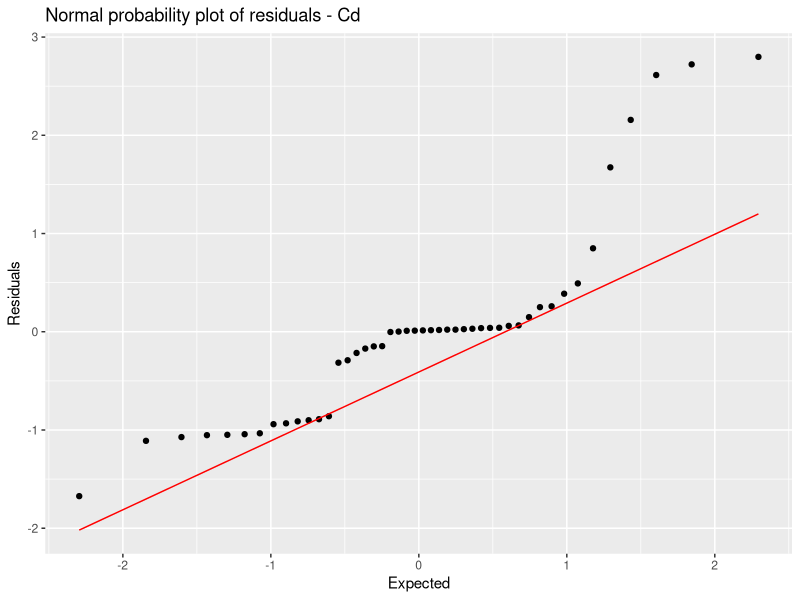
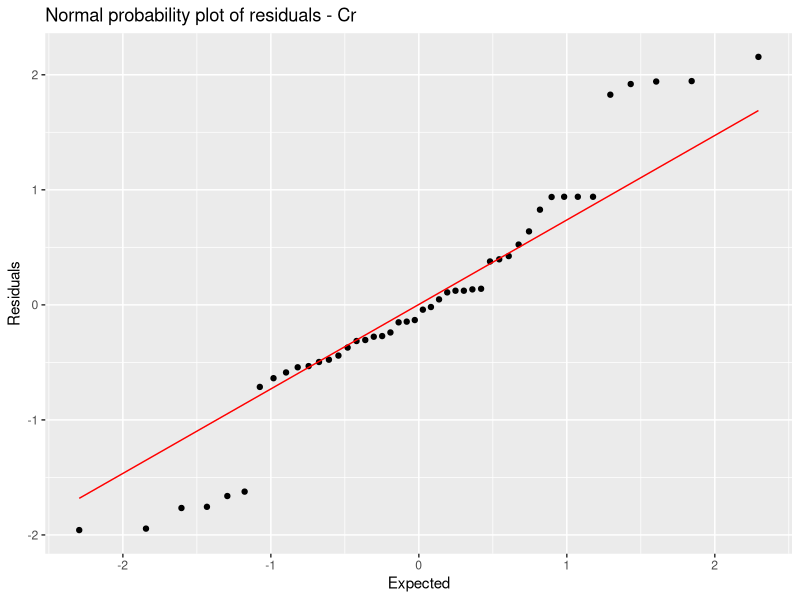
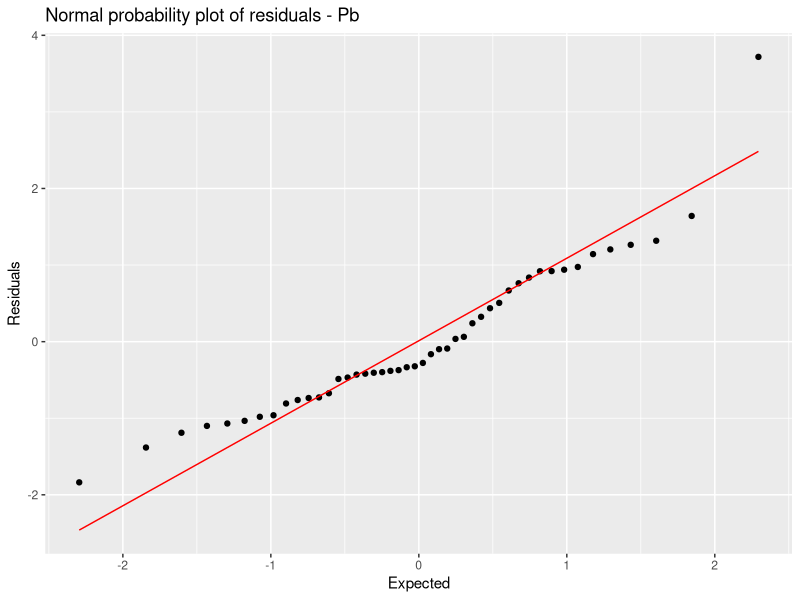
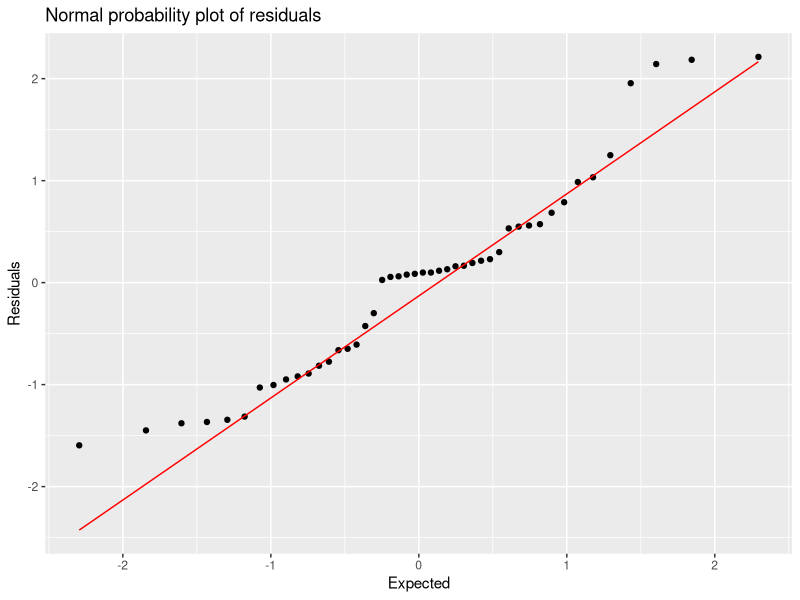
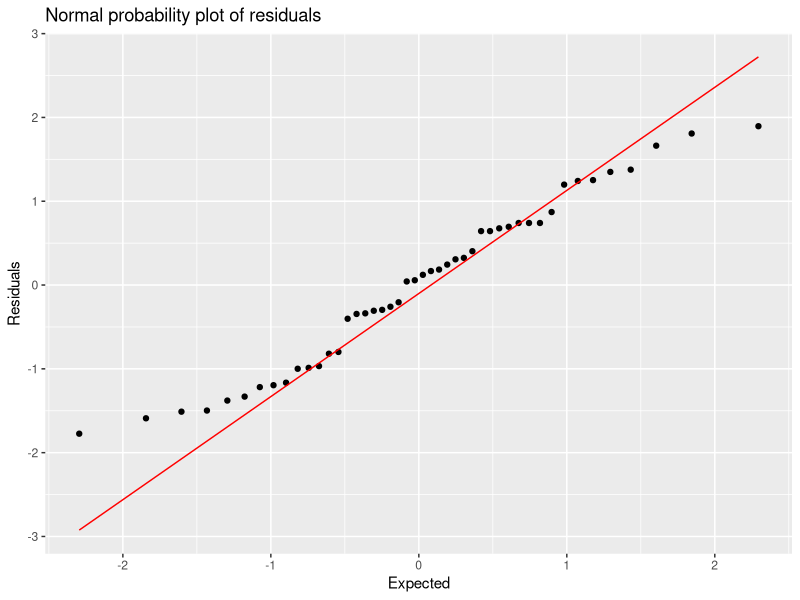
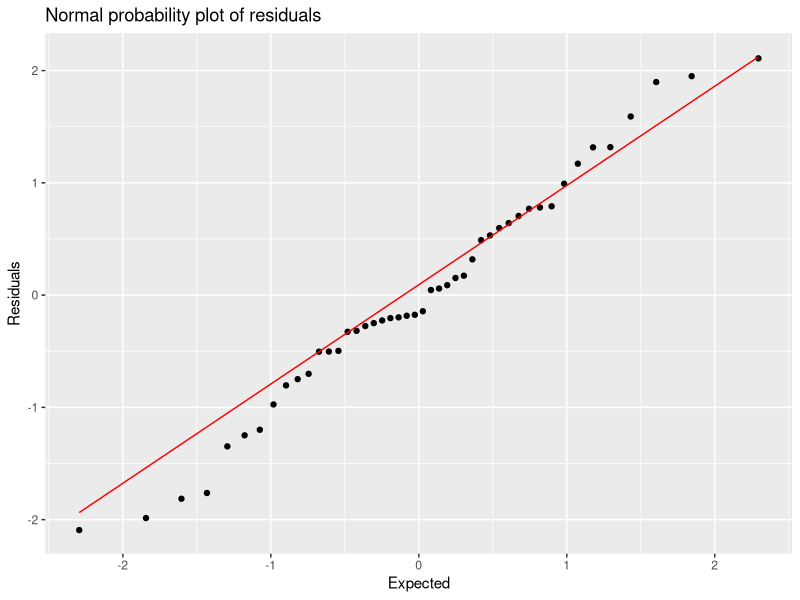

Write R code to recreate these figures, in order.
# Loading libraries
library(readxl)
library(tidyverse)
library(broom)
library(car)
library(lmtest)

# Loading Dataset
water_quality_data <- read_excel("water quality monthly variation.xlsx")

# Creating new df
mean_data <- water_quality_data %>% pivot_longer(col = 4:18, 
                                                 names_to = "Parameter", 
                                                 values_to = "Value") %>%
  group_by(Location, Parameter, `Vegetation type`) %>% 
  summarise(Mean.Value = mean(Value))

mean_data$`Vegetation type` <- relevel(as.factor(mean_data$`Vegetation type`), 
                                       ref = "WWI")


# Anova

# Cd
data.Cd <- mean_data %>% filter(Parameter == "Cd")
model.Cd <- lm(Mean.Value~`Vegetation type`, data = data.Cd)
summary(model.Cd)
# p-value = 1.246e-11, Significant

# Assumption checking
model.Cd_fitresid <- augment(model.Cd)

# shapiro wilk
shapiro.test(model.Cd_fitresid$.std.resid) # not normal
# QQ plot
ggplot(model.Cd_fitresid, aes(sample = .std.resid)) + stat_qq() + 
  stat_qq_line(color = "red") +
  labs(title = "Normal probability plot of residuals - Cd", x = "Expected", 
       y = "Residuals")

# residual autocorrelation
durbinWatsonTest(model.Cd) # okay

# constant variance
bptest(model.Cd) # okay



# Cr
data.Cr <- mean_data %>% filter(Parameter == "Cr")
model.Cr <- lm(Mean.Value~`Vegetation type`, data = data.Cr)
summary(model.Cr)
# p-value: < 2.2e-16, Significant

# Assumption checking
model.Cr_fitresid <- augment(model.Cr)

# shapiro wilk
shapiro.test(model.Cr_fitresid$.std.resid) # not normal
# QQ plot  ## OKAY
ggplot(model.Cr_fitresid, aes(sample = .std.resid)) + stat_qq() + 
  stat_qq_line(color = "red") +
  labs(title = "Normal probability plot of residuals - Cr", x = "Expected", 
       y = "Residuals")


# residual autocorrelation
durbinWatsonTest(model.Cr) # not independent

# constant variance
bptest(model.Cr) # no constant variance


# Pb        
data.Pb <- mean_data %>% filter(Parameter == "Pb")
model.Pb <- lm(Mean.Value~`Vegetation type`, data = data.Pb)
summary(model.Pb)
# p-value = 5.145e-08, Significant

# Assumption checking
model.Pb_fitresid <- augment(model.Pb) 

# shapiro wilk 
shapiro.test(model.Pb_fitresid$.std.resid) # not normal
# QQ plot  ## OKAY
ggplot(model.Pb_fitresid, aes(sample = .std.resid)) + stat_qq() + 
  stat_qq_line(color = "red") +
  labs(title = "Normal probability plot of residuals - Pb", x = "Expected", 
       y = "Residuals")

# residual autocorrelation
durbinWatsonTest(model.Pb) # okay

# constant variance
bptest(model.Pb) # okay


############## LOG TRANSFORMATION ###############

# Cd
data.Cd <- mean_data %>% filter(Parameter == "Cd")
model.Cd <- lm(log(Mean.Value)~`Vegetation type`, data = data.Cd)
summary(model.Cd)
# p-value = 2.386e-06, Significant

# Assumption checking
model.Cd_fitresid <- augment(model.Cd)

# shapiro wilk
shapiro.test(model.Cd_fitresid$.std.resid) # not normal
# QQ plot  ## BETTER THAN FIRST
ggplot(model.Cd_fitresid, aes(sample = .std.resid)) + stat_qq() + 
  stat_qq_line(color = "red") +
  labs(title = "Normal probability plot of residuals", x = "Expected", 
       y = "Residuals")

# residual autocorrelation
durbinWatsonTest(model.Cd) # not okay

# constant variance
bptest(model.Cd) # not okay



# Cr
data.Cr <- mean_data %>% filter(Parameter == "Cr")
model.Cr <- lm(log(Mean.Value)~`Vegetation type`, data = data.Cr)
summary(model.Cr)
# p-value: 3.015e-16, Significant

# Assumption checking
model.Cr_fitresid <- augment(model.Cr)

# shapiro wilk
shapiro.test(model.Cr_fitresid$.std.resid) # normal
# QQ plot  ## OKAY
ggplot(model.Cr_fitresid, aes(sample = .std.resid)) + stat_qq() + 
  stat_qq_line(color = "red") +
  labs(title = "Normal probability plot of residuals", x = "Expected", 
       y = "Residuals")

# residual autocorrelation
durbinWatsonTest(model.Cr) # not independent

# constant variance
bptest(model.Cr) # okay


# Pb        
data.Pb <- mean_data %>% filter(Parameter == "Pb")
model.Pb <- lm(log(Mean.Value)~`Vegetation type`, data = data.Pb)
summary(model.Pb)
# p-value = 8.162e-08, Significant

# Assumption checking
model.Pb_fitresid <- augment(model.Pb) 

# shapiro wilk
shapiro.test(model.Pb_fitresid$.std.resid) # normal
# QQ plot  ## OKAY
ggplot(model.Pb_fitresid, aes(sample = .std.resid)) + stat_qq() + 
  stat_qq_line(color = "red") +
  labs(title = "Normal probability plot of residuals", x = "Expected", 
       y = "Residuals")

# residual autocorrelation
durbinWatsonTest(model.Pb) # okay

# constant variance
bptest(model.Pb) # okay

